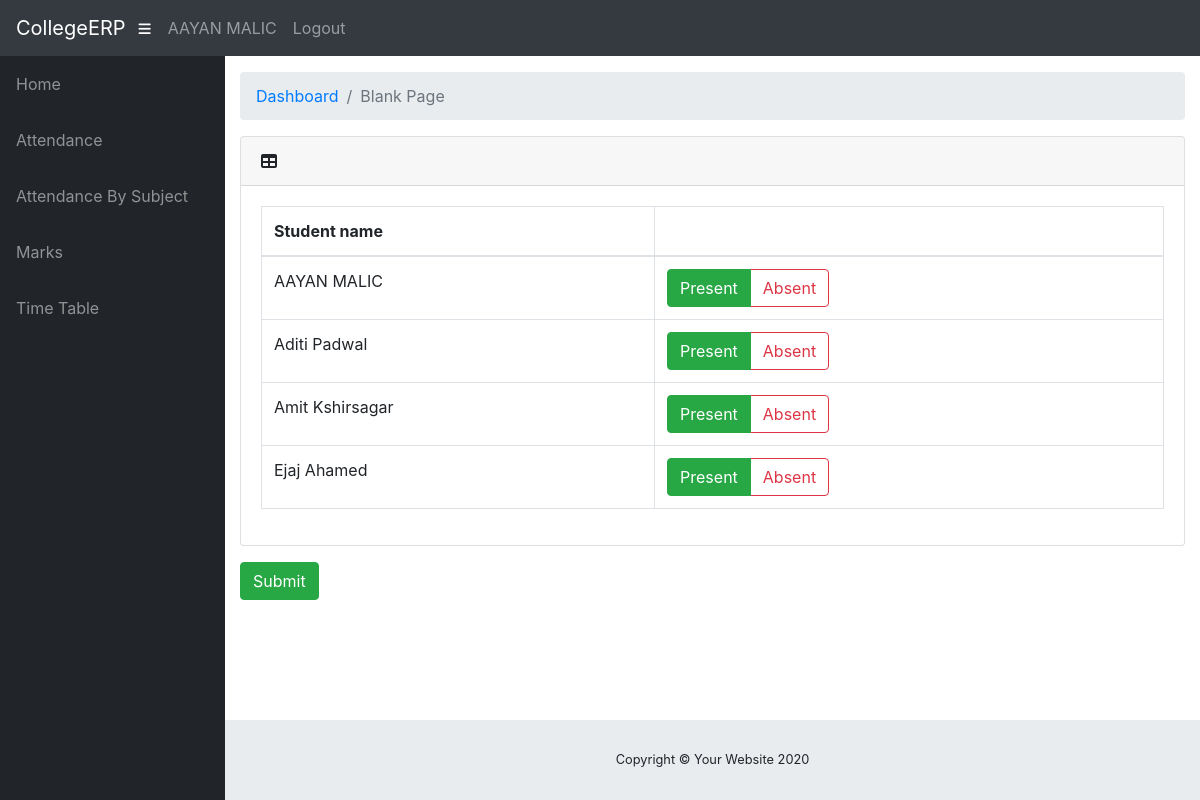
The page /info/teacher/1548/attendance/ (signed in) on the database its author committed.
### info/models.py (models this page shows, shortened)
class User(AbstractUser):
    @property
    def is_student(self):
        if hasattr(self, 'student'):
            return True
        return False

class Student(models.Model):
    user = models.OneToOneField(User, on_delete=models.CASCADE, null=True)
    class_id = models.ForeignKey(Class, on_delete=models.CASCADE, default=1)
    USN = models.CharField(primary_key='True', max_length=100)
    name = models.CharField(max_length=200)
    sex = models.CharField(max_length=50, choices=sex_choice, default='Male')
    DOB = models.DateField(default='1998-01-01')

### info/views.py (the view)
# urls.py: path('teacher/<int:ass_c_id>/attendance/', views.t_attendance, name='t_attendance'),
@login_required()
def t_attendance(request, ass_c_id):
    assc = get_object_or_404(AttendanceClass, id=ass_c_id)
    ass = assc.assign
    c = ass.class_id
    context = {
        'ass': ass,
        'c': c,
        'assc': assc,
    }
    return render(request, 'info/t_attendance.html', context)

### info/templates/info/t_attendance.html (shortened to what this page needs)
{% extends 'info/base.html' %}
{% block content %}
{% if c.student_set.all %}
<form action="{% url 'confirm' assc.id %}" method="post">
    <div class="card mb-3">
        <div class="card-header">
          <i class="fas fa-table"></i>
         <b>{{ dept1.name }}</b></div>
        <div class="card-body">
          <div class="table-responsive">
            <table class="table table-bordered" id="dataTable" width="100%" cellspacing="0">
              <thead>
                <tr>
                    <th>Student name</th>
                    <th></th>
                </tr>
              </thead>
                <tbody>
                {% for s in c.student_set.all %}
                    <tr>
                    <td>{{s.name}}</td>
                    <td>
                        <div class="btn-group btn-group-toggle" data-toggle="buttons">
                                <label class="btn btn-outline-success active">
                                    <input type="radio" name="{{ s.USN }}" id="option1" autocomplete="off" value="present" checked> Present
                                </label>
                                <label class="btn btn-outline-danger">
                                    <input type="radio" name="{{ s.USN }}" id="option2" autocomplete="off" value="absent"> Absent
                                </label>
                        </div>
                    </td>
                    </tr>
                {% endfor %}
                </tbody>
            </table>
          </div>
        </div>
      </div>
    <input class="btn btn-success" type="submit" value="Submit">
</form>
{% else %}
    <p>No students in Class</p>
{% endif %}
{% endblock %}

### info/templates/info/base.html (shortened to what this page needs)
<!DOCTYPE html>
<html lang="en">
  <head>
      {% load static %}
    <link href="{% static '/info/bootstrap/vendor/bootstrap/css/bootstrap.min.css' %}" rel="stylesheet">
    <link href="{% static '/info/bootstrap/vendor/fontawesome-free/css/all.min.css' %}" rel="stylesheet" type="text/css">
    <link href="{% static '/info/bootstrap/vendor/datatables/dataTables.bootstrap4.css' %}" rel="stylesheet">
    <link href="{% static '/info/bootstrap/css/sb-admin.css' %}" rel="stylesheet">
  </head>
  <body id="page-top">
    <nav class="navbar navbar-expand navbar-dark bg-dark static-top">
      <a class="navbar-brand mr-1" href="{% url 'index' %}">CollegeERP</a>
      <button class="btn btn-link btn-sm text-white order-1 order-sm-0" id="sidebarToggle" href="#">
        <i class="fas fa-bars"></i>
      </button>
        <div class="collapse navbar-collapse" id="navbarResponsive">
            <div style="background-image: url(% static 'info/images/background.jpg' %);">
          <ul class="navbar-nav ml-auto">
            <li class="nav-item">
                {% if request.user.is_student %}
                    <a class="nav-link text-capitalize">{{ request.user.student.name }}</a>
                {% elif request.user.is_teacher %}
                    <a class="nav-link text-capitalize">{{ request.user.teacher.name }}</a>
                {% endif %}
            </li>
            <li class="nav-item">
                <a class="nav-link" href="#" data-toggle="modal" data-target="#logoutModal">Logout</a>
            </li>
          </ul>
        </div>
          </div>
    </nav>
    <div id="wrapper">
      <ul class="sidebar navbar-nav">
            <li class="nav-item">
              <a class="nav-link" href="{% url 'index' %}">
                <span>Home</span>
              </a>
            </li>
        {% if request.user.is_student %}
            <li class="nav-item">
              <a class="nav-link" href="{% url 'attendance' request.user.student.USN %}">
                <span>Attendance</span>
              </a>
            </li>
            <li class="nav-item">
              <a class="nav-link" href="{% url 'attendance' request.user.student.USN %}">
                <span>Attendance By Subject</span>
              </a>
            </li>
            <li class="nav-item">
              <a class="nav-link" href="{% url 'marks_list' request.user.student.USN %}">
                <span>Marks</span>
              </a>
            </li>
              <li class="nav-item">
              <a class="nav-link" href="{% url 'timetable' request.user.student.class_id_id %}">
                <span>Time Table</span>
              </a>
            </li>
        {% endif %}
      </ul>
      <div id="content-wrapper">
        <div class="container-fluid">
          <ol class="breadcrumb">
            <li class="breadcrumb-item">
              <a href="index.html">Dashboard</a>
            </li>
            <li class="breadcrumb-item active">Blank Page</li>
          </ol>
            {% block content %}
            {% endblock %}
        </div>
        <footer class="sticky-footer">
          <div class="container my-auto">
            <div class="copyright text-center my-auto">
              <span>Copyright © Your Website 2020</span>
            </div>
          </div>
        </footer>
      </div>
    </div>
  </body>
</html>

### rows shown on the page
User: user.student.name "AAYAN MALIC"
Student: name "AAYAN MALIC"
Student: name "Aditi Padwal"
Student: name "Amit Kshirsagar"
Student: name "Ejaj Ahamed"
